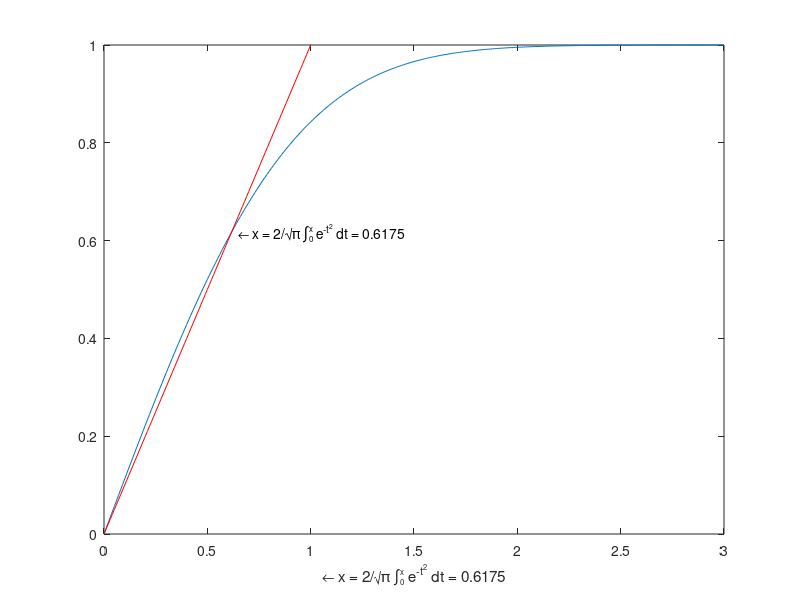

MATLAB code to generate this figure:
x = 0:0.01:3;
plot (x, erf (x));
hold on;
plot (x,x,"r");
axis ([0, 3, 0, 1]);
text (0.65, 0.6175, strcat('\leftarrow x = {2/\surd\pi',
' {\fontsize{16}\int_{\fontsize{8}0}^{\fontsize{8}x}}',
' e^{-t^2} dt} = 0.6175'));
xlabel=strcat('\leftarrow x = {2/\surd\pi',
' {\fontsize{16}\int_{\fontsize{8}0}^{\fontsize{8}x}}',
' e^{-t^2} dt} = 0.6175');
set(gca, 'xlabel', xlabel);